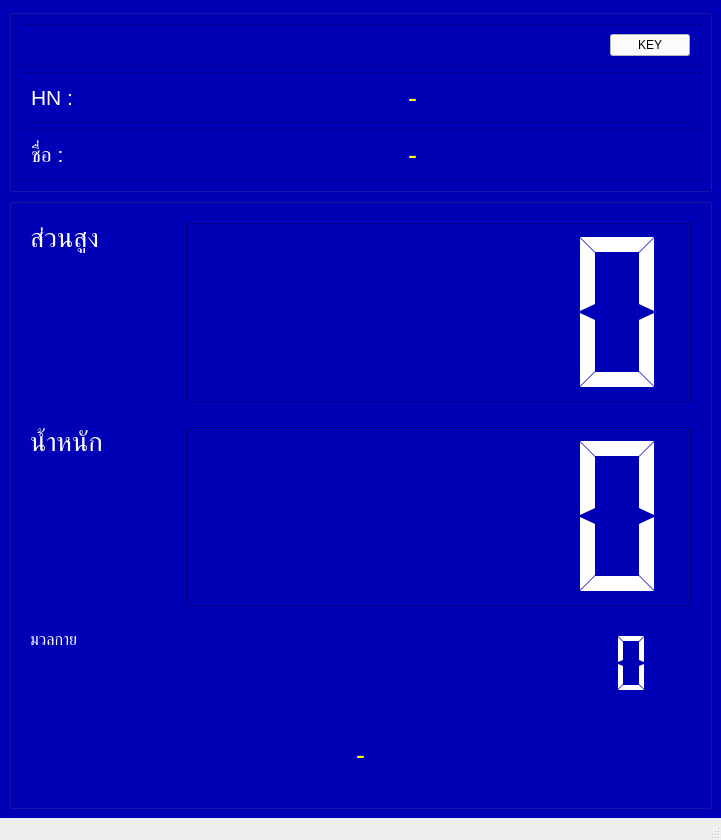
<?xml version="1.0" encoding="UTF-8"?>
<ui version="4.0">
 <class>MainWindow</class>
 <widget class="QMainWindow" name="MainWindow">
  <property name="geometry">
   <rect>
    <x>0</x>
    <y>0</y>
    <width>721</width>
    <height>840</height>
   </rect>
  </property>
  <property name="windowTitle">
   <string>BMI-II</string>
  </property>
  <widget class="QWidget" name="centralwidget">
   <property name="styleSheet">
    <string notr="true">background-color:rgb(0, 0, 182)</string>
   </property>
   <layout class="QGridLayout" name="gridLayout" rowstretch="15,85">
    <item row="0" column="0">
     <widget class="QGroupBox" name="groupBox">
      <property name="title">
       <string/>
      </property>
      <layout class="QVBoxLayout" name="verticalLayout" stretch="0,45,45">
       <item>
        <widget class="QFrame" name="frame_3">
         <property name="styleSheet">
          <string notr="true"/>
         </property>
         <property name="frameShape">
          <enum>QFrame::StyledPanel</enum>
         </property>
         <property name="frameShadow">
          <enum>QFrame::Raised</enum>
         </property>
         <layout class="QHBoxLayout" name="horizontalLayout_3">
          <item>
           <widget class="QLineEdit" name="txtId">
            <property name="font">
             <font>
              <pointsize>6</pointsize>
             </font>
            </property>
            <property name="styleSheet">
             <string notr="true">border:0;
color:white;
</string>
            </property>
           </widget>
          </item>
          <item>
           <widget class="QLineEdit" name="txtDummy">
            <property name="font">
             <font>
              <pointsize>6</pointsize>
             </font>
            </property>
            <property name="styleSheet">
             <string notr="true">border:0;
color:white;</string>
            </property>
           </widget>
          </item>
          <item>
           <widget class="QPushButton" name="btnKey">
            <property name="styleSheet">
             <string notr="true">background-color:white</string>
            </property>
            <property name="text">
             <string>KEY</string>
            </property>
           </widget>
          </item>
         </layout>
        </widget>
       </item>
       <item>
        <widget class="QFrame" name="frame">
         <property name="frameShape">
          <enum>QFrame::StyledPanel</enum>
         </property>
         <property name="frameShadow">
          <enum>QFrame::Raised</enum>
         </property>
         <layout class="QHBoxLayout" name="horizontalLayout" stretch="15,85">
          <item>
           <widget class="QLabel" name="label">
            <property name="font">
             <font>
              <pointsize>16</pointsize>
             </font>
            </property>
            <property name="styleSheet">
             <string notr="true">color:white</string>
            </property>
            <property name="text">
             <string>HN :</string>
            </property>
           </widget>
          </item>
          <item>
           <widget class="QLabel" name="lbHn">
            <property name="font">
             <font>
              <pointsize>20</pointsize>
             </font>
            </property>
            <property name="layoutDirection">
             <enum>Qt::LeftToRight</enum>
            </property>
            <property name="styleSheet">
             <string notr="true">color:yellow;</string>
            </property>
            <property name="text">
             <string>-</string>
            </property>
            <property name="alignment">
             <set>Qt::AlignCenter</set>
            </property>
           </widget>
          </item>
         </layout>
        </widget>
       </item>
       <item>
        <widget class="QFrame" name="frame_2">
         <property name="frameShape">
          <enum>QFrame::StyledPanel</enum>
         </property>
         <property name="frameShadow">
          <enum>QFrame::Raised</enum>
         </property>
         <layout class="QHBoxLayout" name="horizontalLayout_2" stretch="15,85">
          <item>
           <widget class="QLabel" name="label_2">
            <property name="font">
             <font>
              <pointsize>16</pointsize>
             </font>
            </property>
            <property name="styleSheet">
             <string notr="true">color:white
</string>
            </property>
            <property name="text">
             <string>ชื่อ :</string>
            </property>
           </widget>
          </item>
          <item>
           <widget class="QLabel" name="lbFullname">
            <property name="font">
             <font>
              <pointsize>20</pointsize>
             </font>
            </property>
            <property name="styleSheet">
             <string notr="true">color:yellow;</string>
            </property>
            <property name="midLineWidth">
             <number>0</number>
            </property>
            <property name="text">
             <string>-</string>
            </property>
            <property name="alignment">
             <set>Qt::AlignCenter</set>
            </property>
           </widget>
          </item>
         </layout>
        </widget>
       </item>
      </layout>
     </widget>
    </item>
    <item row="1" column="0">
     <widget class="QGroupBox" name="groupBox_2">
      <property name="title">
       <string/>
      </property>
      <layout class="QVBoxLayout" name="verticalLayout_2" stretch="35,35,15,15">
       <item>
        <widget class="QWidget" name="widget_3" native="true">
         <property name="font">
          <font>
           <pointsize>20</pointsize>
          </font>
         </property>
         <layout class="QHBoxLayout" name="horizontalLayout_4" stretch="25,85">
          <item alignment="Qt::AlignTop">
           <widget class="QLabel" name="label_3">
            <property name="font">
             <font>
              <pointsize>20</pointsize>
             </font>
            </property>
            <property name="styleSheet">
             <string notr="true">color:white</string>
            </property>
            <property name="text">
             <string>ส่วนสูง</string>
            </property>
           </widget>
          </item>
          <item>
           <widget class="QLCDNumber" name="lcdHeight">
            <property name="styleSheet">
             <string notr="true">color:white</string>
            </property>
            <property name="segmentStyle">
             <enum>QLCDNumber::Flat</enum>
            </property>
           </widget>
          </item>
         </layout>
        </widget>
       </item>
       <item>
        <widget class="QWidget" name="widget_4" native="true">
         <property name="font">
          <font>
           <pointsize>20</pointsize>
          </font>
         </property>
         <layout class="QHBoxLayout" name="horizontalLayout_5" stretch="25,85">
          <item alignment="Qt::AlignTop">
           <widget class="QLabel" name="label_4">
            <property name="font">
             <font>
              <pointsize>20</pointsize>
             </font>
            </property>
            <property name="styleSheet">
             <string notr="true">color:white</string>
            </property>
            <property name="text">
             <string>น้ำหนัก</string>
            </property>
           </widget>
          </item>
          <item>
           <widget class="QLCDNumber" name="lcdWeight">
            <property name="styleSheet">
             <string notr="true">color:white</string>
            </property>
            <property name="segmentStyle">
             <enum>QLCDNumber::Flat</enum>
            </property>
           </widget>
          </item>
         </layout>
        </widget>
       </item>
       <item>
        <widget class="QWidget" name="widget_5" native="true">
         <property name="font">
          <font>
           <pointsize>14</pointsize>
          </font>
         </property>
         <layout class="QHBoxLayout" name="horizontalLayout_6" stretch="25,15">
          <item alignment="Qt::AlignTop">
           <widget class="QLabel" name="label_5">
            <property name="font">
             <font>
              <pointsize>12</pointsize>
             </font>
            </property>
            <property name="styleSheet">
             <string notr="true">color:white</string>
            </property>
            <property name="text">
             <string>มวลกาย</string>
            </property>
           </widget>
          </item>
          <item>
           <widget class="QLCDNumber" name="lcdBmi">
            <property name="styleSheet">
             <string notr="true">color:white</string>
            </property>
            <property name="lineWidth">
             <number>0</number>
            </property>
            <property name="segmentStyle">
             <enum>QLCDNumber::Flat</enum>
            </property>
           </widget>
          </item>
         </layout>
        </widget>
       </item>
       <item>
        <widget class="QWidget" name="widget_6" native="true">
         <property name="font">
          <font>
           <pointsize>14</pointsize>
          </font>
         </property>
         <layout class="QHBoxLayout" name="horizontalLayout_7">
          <item>
           <widget class="QLabel" name="lbResult">
            <property name="font">
             <font>
              <pointsize>20</pointsize>
             </font>
            </property>
            <property name="styleSheet">
             <string notr="true">color:yellow;</string>
            </property>
            <property name="text">
             <string>-</string>
            </property>
            <property name="alignment">
             <set>Qt::AlignCenter</set>
            </property>
           </widget>
          </item>
         </layout>
        </widget>
       </item>
      </layout>
     </widget>
    </item>
   </layout>
  </widget>
  <widget class="QStatusBar" name="statusbar"/>
 </widget>
 <resources/>
 <connections/>
</ui>
